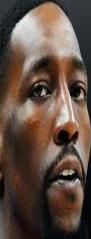
#> input picture cropped_all/bam - Image_32_jpg.rf.29e13a58d25512f9974ea7c48ef71c0e_cropped.jpg, 91 x 239 px; its folder holds 4 pictures in this run
$ python resizer.py
#> lines starting #> are read from the running program, lines starting #| are printed output that depends on the picture
import os
from PIL import Image

# Define input and output directories
input_folder = "cropped_all"
output_folder = "resized_all"

# Create the output folder if it doesn't exist
os.makedirs(output_folder, exist_ok=True)

# Loop through all files in the input folder
for filename in os.listdir(input_folder):
    input_path = os.path.join(input_folder, filename)
    output_path = os.path.join(output_folder, filename)

    # Check if the file is an image
    if filename.lower().endswith(('.png', '.jpg', '.jpeg', '.bmp', '.gif')):
        try:
            # Open the image
            with Image.open(input_path) as img:
                # Resize the image to 256x256
#> img is the input picture: PIL image 91x239 RGB; mean R, G, B 95, 76.9, 66.6
                resized_img = img.resize((128, 128))
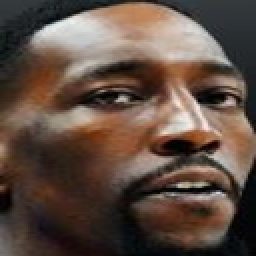
#> resized_img: PIL image 128x128 RGB (shown 2 times larger); mean R, G, B 95, 76.9, 66.6
                # Save the resized image to the output folder
                resized_img.save(output_path)
                print(f"Resized and saved: {filename}")
        except Exception as e:
            print(f"Error processing {filename}: {e}")
    else:
        print(f"Skipped non-image file: {filename}")
#> pass 2 of the loop `for filename in os.listdir(input_folder):`:
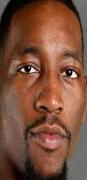
#> input picture cropped_all/bam - Image_45_jpg.rf.774abf11fd171cbd2879e32f8629ddfb_cropped.jpg, 87 x 180 px
#> img is the input picture: PIL image 87x180 RGB; mean R, G, B 123.3, 79.7, 60.4
#> `resized_img = img.resize((128, 128))`:
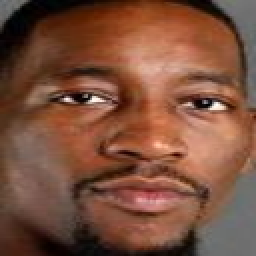
#> resized_img: PIL image 128x128 RGB (shown 2 times larger); mean R, G, B 123.3, 79.7, 60.4
#> pass 3 of the loop `for filename in os.listdir(input_folder):`:
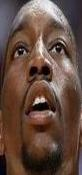
#> input picture cropped_all/bam - Image_65_jpg.rf.c4f71fd36f6da95d1a03670bd3271909_cropped.jpg, 82 x 175 px
#> img is the input picture: PIL image 82x175 RGB; mean R, G, B 99.5, 74.7, 63.6
#> `resized_img = img.resize((128, 128))`:
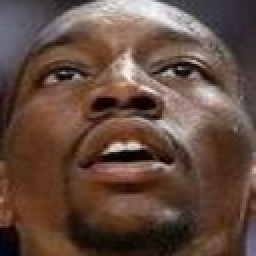
#> resized_img: PIL image 128x128 RGB (shown 2 times larger); mean R, G, B 99.5, 74.7, 63.6
#> the loop made 4 passes; the first 3 are shown
